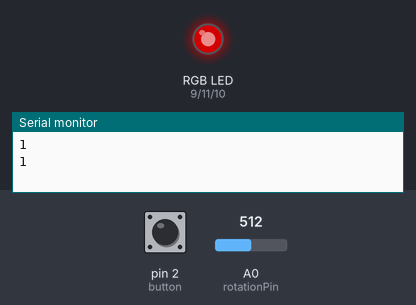
Bench run of a sketch on a simulated Arduino Uno, built with avr-gcc and run on an emulated ATmega328P. Parts: an RGB LED mixed from three pins (HIGH = lit), the last lines printed to the serial monitor. The test bench sets the inputs (shaded band); at power-on: A0 (rotationPin) = 512, pin 2 (button) LOW. Dim RGB values are drawn brighter than linear.

Above: at 1.8 s.
1.9 s: A0 (rotationPin) set to 716
At 3.0 s:
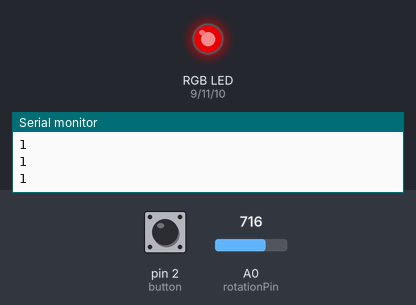
3.5 s: pin 2 (button) pulled HIGH for 1.2 s
At 5.9 s:
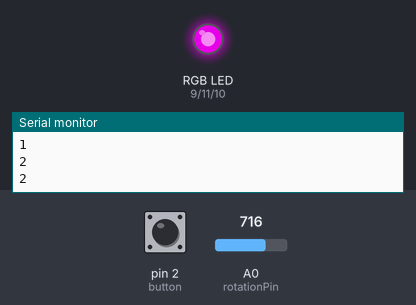
6.5 s: A0 (rotationPin) set to 900
At 7.8 s:
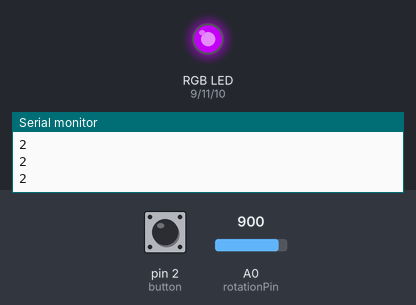
8.5 s: pin 2 (button) pulled HIGH for 1.2 s
At 10.7 s:
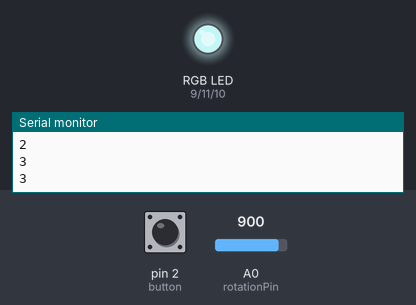
11.5 s: pin 2 (button) pulled HIGH for 3.2 s
At 13.5 s:
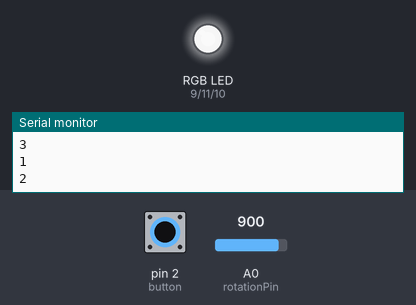
16.2 s: A0 (rotationPin) set to 511
At 17.4 s:
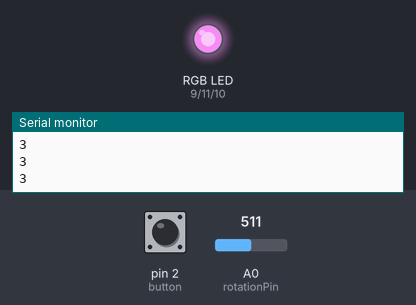
Timing chart, 0 to 19.2 s (numbered marks = the images above; inputs shaded):
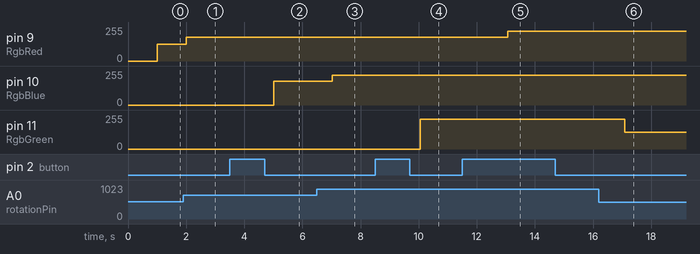

The sketch:

lab6_level3.ino
```cpp
// C++ code
// Emre YILMAZ
// 06.07.2021

// LED
int RgbRed = 9; // red led set to pin 9
int RgbBlue = 10;// blue led set to pin 10
int RgbGreen = 11; // green led set to pin 11

// button
int button = 2; // button set to pin 3
boolean btn = true;


// Potansiyometre
int rotationPin = A0;// potansiyometre set to pin A0

// to run the code we assign a boolean
boolean start = true;

void setup()
{
  Serial.begin(9600);
  pinMode(RgbRed, OUTPUT);
  pinMode(RgbBlue, OUTPUT);
  pinMode(RgbGreen, OUTPUT);
  pinMode(rotationPin, INPUT);
}

void loop()
{
  int data = analogRead(rotationPin);
  data = map(data,2, 1021, 0, 255);


  while(start){
    Serial.println(1);
    delay(1000);
    int data = analogRead(rotationPin); // reads the data from A0
    data = map(data, 2, 1021, 0, 255);
    analogWrite(RgbRed, data);
    delay(5);
    if(digitalRead(button)==HIGH){ // it will change the color
      break;
    }
  }
  while(start){
    Serial.println(2);
    delay(1000);
    int data = analogRead(rotationPin); // reads the data from A0
    data = map(data, 2, 1021, 0, 255);
    analogWrite(RgbBlue, data);
    delay(5);
    if(digitalRead(button)==HIGH){ // it will change the color
      break;
    }
  }
  while(start){
    Serial.println(3);
    delay(1000);
    int data = analogRead(rotationPin); // reads the data from A0
    data = map(data, 2, 1021, 0, 255);
    analogWrite(RgbGreen, data);
    delay(5);
    if(digitalRead(button)==HIGH){ // it will change the color
      break;
    }
  }

}
```

Measured:
- after the input at 1.9 s, pin 9 (RgbRed): 127/255 → 178/255 after 0.11 s
- after the input at 3.5 s, pin 10 (RgbBlue): 0/255 → 178/255 after 1.5 s
- after the input at 6.5 s, pin 10 (RgbBlue): 178/255 → 224/255 after 0.53 s
- after the input at 8.5 s, pin 11 (RgbGreen): 0/255 → 224/255 after 1.5 s
- after the input at 11.5 s, pin 9 (RgbRed): 178/255 → 224/255 after 1.6 s
- after the input at 16.2 s, pin 11 (RgbGreen): 224/255 → 127/255 after 0.89 s
